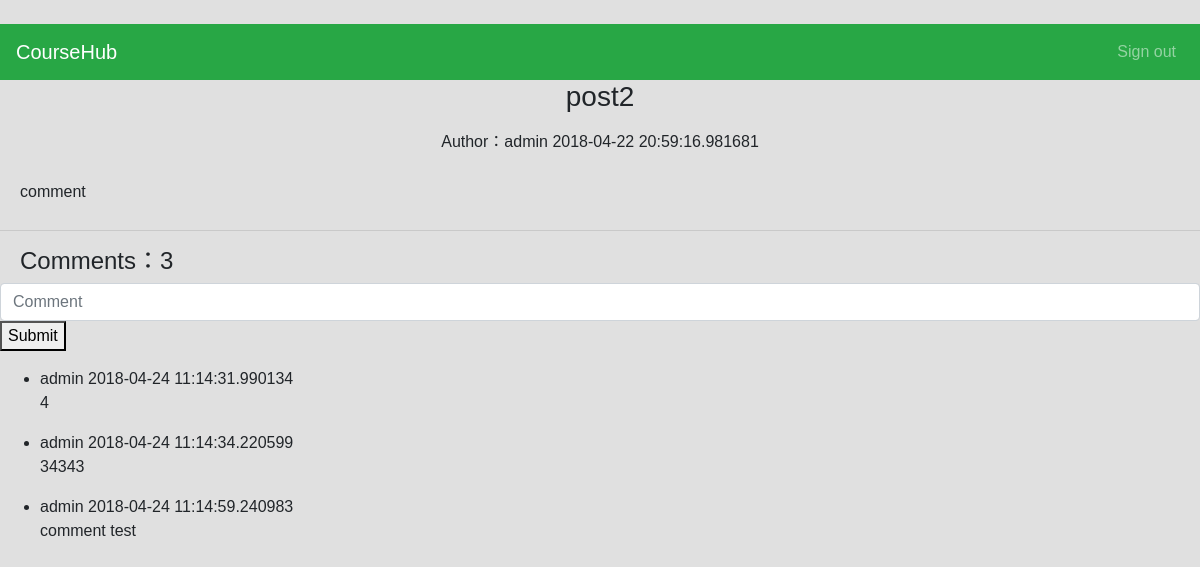
Screenshot of /detail/11 with the database file from the repository.
### coursehubapp.py (models this page shows)
class Post(db.Model):
    __tablename__ = 'post'
    __searchable__ = ['title']
    id = db.Column(db.Integer, primary_key=True)
    title = db.Column(db.String(100))
    description = db.Column(db.String())
    user_id = db.Column(db.Integer, db.ForeignKey('user.id'), nullable=False)
    course_id = db.Column(db.Integer, db.ForeignKey('course.id'), nullable=False)
    post_time = db.Column(db.DateTime, default=datetime.now)
    comment = db.relationship('Comment', backref='post', lazy='dynamic')

class User(UserMixin, db.Model):
    __tablename__ = 'user'
    id = db.Column(db.Integer, primary_key=True)
    username = db.Column(db.String(15), unique=True, nullable=False)
    email = db.Column(db.String(50), unique=True, nullable=False)
    password = db.Column(db.String(80), nullable=False)
    post = db.relationship('Post', backref='user', lazy='dynamic')
    comment = db.relationship('Comment', backref='user', lazy='dynamic')

class Comment(db.Model):
    __tablename__ = 'comment'
    id = db.Column(db.Integer, primary_key=True)
    detail = db.Column(db.Text, nullable=False)
    user_id = db.Column(db.Integer, db.ForeignKey('user.id'),nullable=False)
    post_id = db.Column(db.Integer, db.ForeignKey('post.id'),nullable=False)
    comment_time = db.Column(db.DateTime, default=datetime.now)

### coursehubapp.py (the view)
@app.route('/detail/<post_id>',methods=['GET', 'POST'])
def detail(post_id):
    postdetail = Post.query.filter(Post.id == post_id).first()
    return render_template('detail.html', post=postdetail)

### templates/detail.html (shortened to what this page needs)
﻿{% import "bootstrap/wtf.html" as wtf %}
<!DOCTYPE html>
<html lang="en">
<head>
  <link rel="stylesheet" href="https://maxcdn.bootstrapcdn.com/bootstrap/4.0.0/css/bootstrap.min.css">
  <link rel="stylesheet" type="text/css">
</head>
    <nav class="navbar navbar-expand-sm bg-success navbar-dark">
        <a class="navbar-brand" href="#">CourseHub</a>
            <ul class="navbar-nav ml-auto">
                <li class="nav-item">
                    <a class="nav-link" href="{{ url_for('logout') }}">Sign out</a>
                </li>
             </ul>
    </nav>
    <h3 class="page-title">{{ post.title }}</h3>
    <p class="post-info">
    <span class="author">Author：{{ post.user.username }}</span>
    <span>  {{ post.post_time }}</span></p>
    <p class="description">{{ post.description}}</p>
    <hr>
    <h4>Comments：{{ post.comment.count() }}</h4>
    <form action="{{url_for('comment', post_id=post.id)}}" method="POST">
        <div class="new-comment">
            <input type="text" class="form-control" placeholder="Comment" name="comment_detail">
    </div>
    <button class="btn-send">Submit</button>
    </form>
    <ul class="comment-list">
        {% for commnet in post.comment%}
        <li>
            <div class="user_info">
                <span class="username"> {{ commnet.user.username }}</span>
                <span class="create_time">  {{ commnet.comment_time }}</span>
            </div>
            <p class="detail">{{ commnet.detail }}</p>
        </li>
        {% endfor %}
    </ul>
</body>
</html>

### templates/detail.html (style rules this page uses)
body, html { font-family: "Mina", sans-serif; height: 100%; margin: 0; padding: 0; background: #e0e0e0; }
.page-title { text-align: center; }
.post-info { text-align: center; margin-top: 16px; }
.description { padding: 10px 20px 10px 20px; }
h4 { padding-left: 20px; }

### rows the page displays
Post: title "post2", post_time "2018-04-22 20:59:16.981681", description "comment"
User: user.username "admin"
Comment: user.username "admin", comment_time "2018-04-24 11:14:31.990134", detail "4"
Comment: user.username "admin", comment_time "2018-04-24 11:14:34.220599", detail "34343"
Comment: user.username "admin", comment_time "2018-04-24 11:14:59.240983", detail "comment test"

### other values shown
{{ post.comment.count() }} "3"
